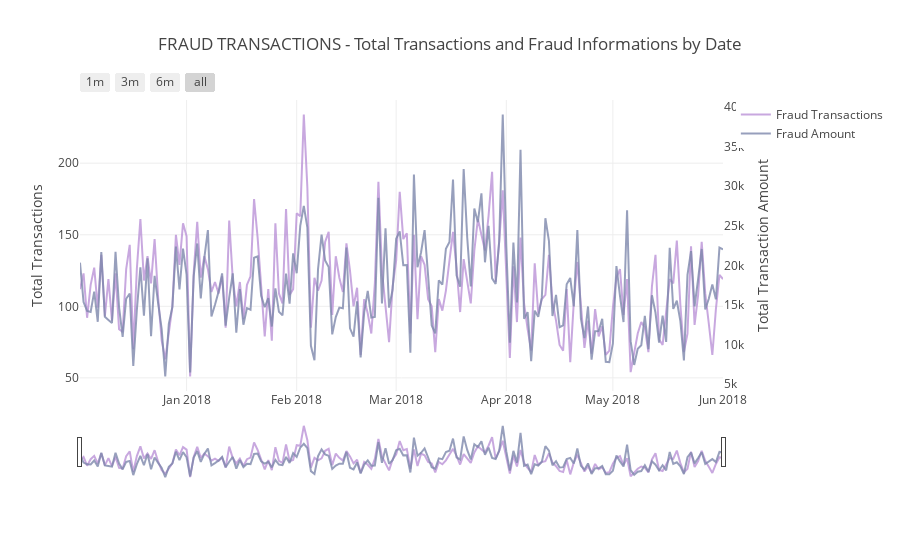

The cell this chart's notebook holds for it:
### Markdown cell above
### FRAUD TRANSACTIONS BY DATE
- Visualizing only Fraud Transactions by Date

### Code cell
# Calling the function to transform the date column in datetime pandas object

#seting some static color options
color_op = ['#5527A0', '#BB93D7', '#834CF7', '#6C941E', '#93EAEA', '#7425FF', '#F2098A', '#7E87AC', 
            '#EBE36F', '#7FD394', '#49C35D', '#3058EE', '#44FDCF', '#A38F85', '#C4CEE0', '#B63A05', 
            '#4856BF', '#F0DB1B', '#9FDBD9', '#B123AC']

tmp_amt = train_transaction.groupby([train_transaction.Date.dt.date, 'isFraud'])['TransactionAmt'].sum().reset_index()
tmp_trans = train_transaction.groupby([train_transaction.Date.dt.date, 'isFraud'])['TransactionAmt'].count().reset_index()

tmp_trans_fraud = tmp_trans[tmp_trans['isFraud'] == 1]
tmp_amt_fraud = tmp_amt[tmp_amt['isFraud'] == 1]

dates_temp = train_transaction.groupby(train_transaction.Date.dt.date)['TransactionAmt'].count().reset_index()
# renaming the columns to apropriate names

# creating the first trace with the necessary parameters
trace = go.Scatter(x=tmp_trans_fraud['Date'], y=tmp_trans_fraud.TransactionAmt,
                    opacity = 0.8, line = dict(color = color_op[1]), name= 'Fraud Transactions')

# using the new dates_temp_sum we will create the second trace
trace1 = go.Scatter(x=tmp_amt_fraud.Date, line = dict(color = color_op[7]), name="Fraud Amount",
                    y=tmp_amt_fraud['TransactionAmt'], opacity = 0.8, yaxis='y2')

#creating the layout the will allow us to give an title and 
# give us some interesting options to handle with the outputs of graphs
layout = dict(
    title= "FRAUD TRANSACTIONS - Total Transactions and Fraud Informations by Date",
    xaxis=dict(
        rangeselector=dict(
            buttons=list([
                dict(count=1, label='1m', step='month', stepmode='backward'),
                dict(count=3, label='3m', step='month', stepmode='backward'),
                dict(count=6, label='6m', step='month', stepmode='backward'),
                dict(step='all')
            ])
        ),
        rangeslider=dict(visible = True),
        type='date' ),
    yaxis=dict(title='Total Transactions'),
    yaxis2=dict(overlaying='y',
                anchor='x', side='right',
                zeroline=False, showgrid=False,
                title='Total Transaction Amount')
)

# creating figure with the both traces and layout
fig = dict(data= [trace, trace1], layout=layout)

#rendering the graphs
iplot(fig) #it's an equivalent to plt.show()

### Figure 1 — Plotly figure (JSON) as saved in the notebook; plotly's stock layout.template omitted (floating-point values rounded to 4 significant figures; data arrays with more than 128 entries replaced by an {"elided": "..."} marker saying what was removed)
{"data": [{"line": {"color": "#BB93D7"}, "name": "Fraud Transactions", "opacity": 0.8, "type": "scatter", "uid": "7062ad3f-50d4-446f-b711-6d0962d078c7", "x": {"elided": "182 str values"}, "y": {"elided": "182 int values"}}, {"line": {"color": "#7E87AC"}, "name": "Fraud Amount", "opacity": 0.8, "type": "scatter", "uid": "28682288-249a-4d4f-afee-ec04d8f005a5", "x": {"elided": "182 str values"}, "y": {"elided": "182 float values"}, "yaxis": "y2"}], "layout": {"title": {"text": "FRAUD TRANSACTIONS - Total Transactions and Fraud Informations by Date"}, "xaxis": {"rangeselector": {"buttons": [{"count": 1, "label": "1m", "step": "month", "stepmode": "backward"}, {"count": 3, "label": "3m", "step": "month", "stepmode": "backward"}, {"count": 6, "label": "6m", "step": "month", "stepmode": "backward"}, {"step": "all"}]}, "rangeslider": {"visible": true}, "type": "date"}, "yaxis": {"title": {"text": "Total Transactions"}}, "yaxis2": {"anchor": "x", "overlaying": "y", "showgrid": false, "side": "right", "title": {"text": "Total Transaction Amount"}, "zeroline": false}}}
